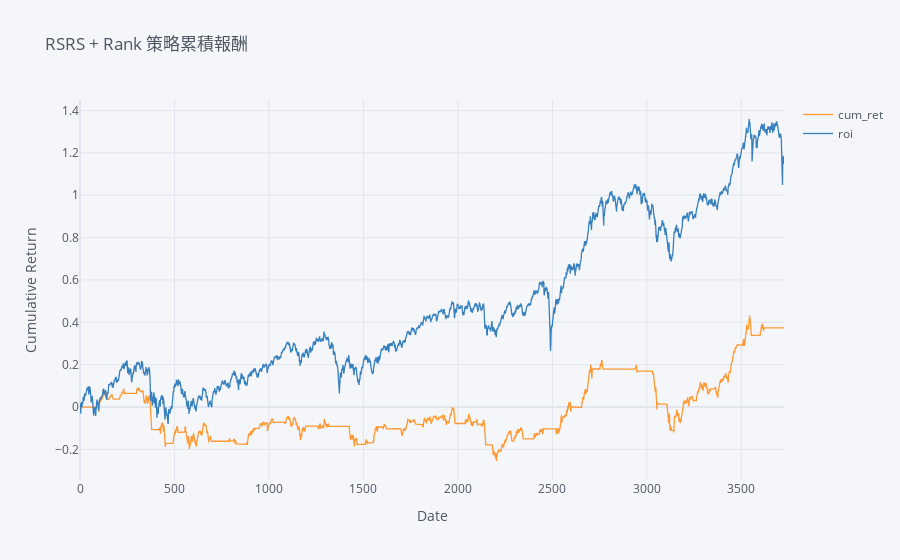

Here is the notebook cell this chart was saved with:
### Code cell
df = twse
df['low_d'] = df['low_d'].replace(0, np.nan)
df['high_d'] = df['high_d'].replace(0, np.nan)
df = run_rsrs_strategy(df, N=20, C=0.05, Sf=0.7, Sc=0.4, Sr=0.2)

df['ret'] = df['close_d'].pct_change().fillna(0)
df['strategy_ret'] = df['ret'] * df['position'].shift(1).fillna(0)
df['net_asset_value'] = (1 + df['strategy_ret']).cumprod()

stats = calculate_statistics(df)
# stats["stock"] = stock_id
result_df = pd.DataFrame([stats])  

df['cum_ret'] = df['strategy_ret'].cumsum()
df['roi'] = df['roi'].cumsum()  # 大盤累積報酬

import cufflinks as cf
cf.go_offline()
df[['cum_ret', 'roi']].iplot(title="RSRS + Rank 策略累積報酬", xTitle="Date", yTitle="Cumulative Return")
result_df

### Figure 1 — Plotly figure (JSON) as saved in the notebook; plotly's stock layout.template omitted (floating-point values rounded to 4 significant figures; data arrays with more than 128 entries replaced by an {"elided": "..."} marker saying what was removed)
{"data": [{"line": {"color": "rgba(255, 153, 51, 1.0)", "dash": "solid", "shape": "linear", "width": 1.3}, "mode": "lines", "name": "cum_ret", "text": "", "type": "scatter", "x": {"elided": "3727 int values"}, "y": {"elided": "3727 float values"}}, {"line": {"color": "rgba(55, 128, 191, 1.0)", "dash": "solid", "shape": "linear", "width": 1.3}, "mode": "lines", "name": "roi", "text": "", "type": "scatter", "x": {"elided": "3727 int values"}, "y": {"elided": "3727 float values"}}], "layout": {"legend": {"bgcolor": "#F5F6F9", "font": {"color": "#4D5663"}}, "paper_bgcolor": "#F5F6F9", "plot_bgcolor": "#F5F6F9", "title": {"font": {"color": "#4D5663"}, "text": "RSRS + Rank 策略累積報酬"}, "xaxis": {"gridcolor": "#E1E5ED", "showgrid": true, "tickfont": {"color": "#4D5663"}, "title": {"font": {"color": "#4D5663"}, "text": "Date"}, "zerolinecolor": "#E1E5ED"}, "yaxis": {"gridcolor": "#E1E5ED", "showgrid": true, "tickfont": {"color": "#4D5663"}, "title": {"font": {"color": "#4D5663"}, "text": "Cumulative Return"}, "zerolinecolor": "#E1E5ED"}}}
